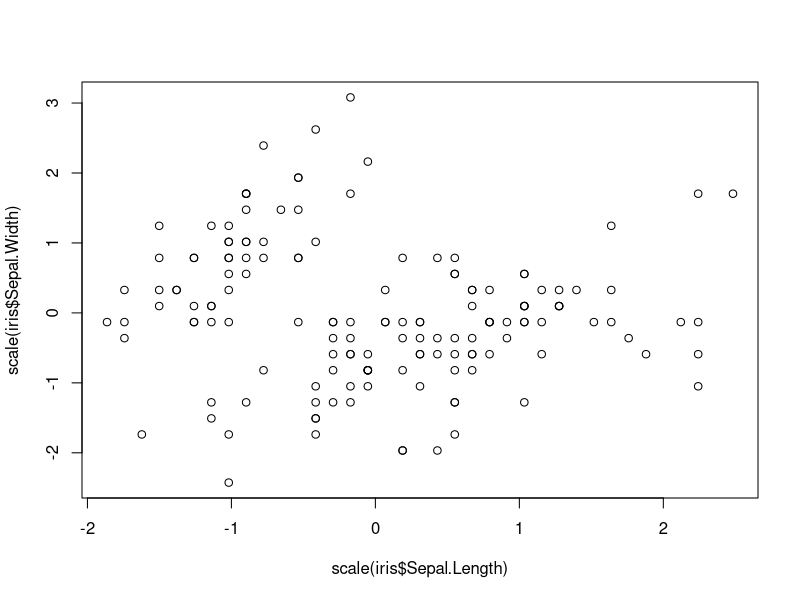
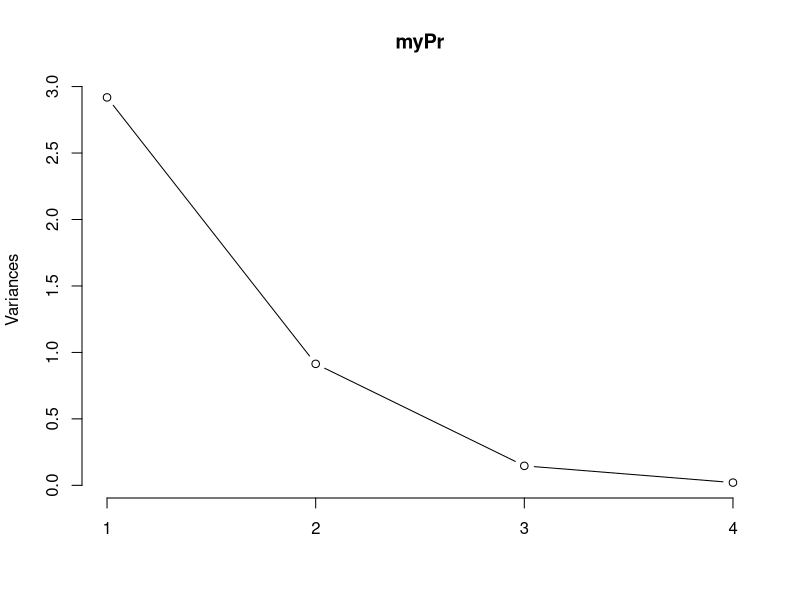
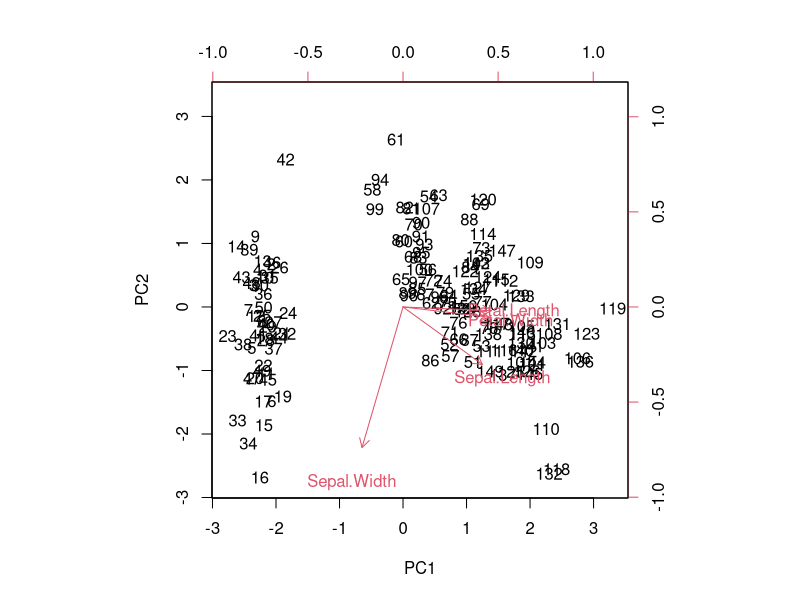
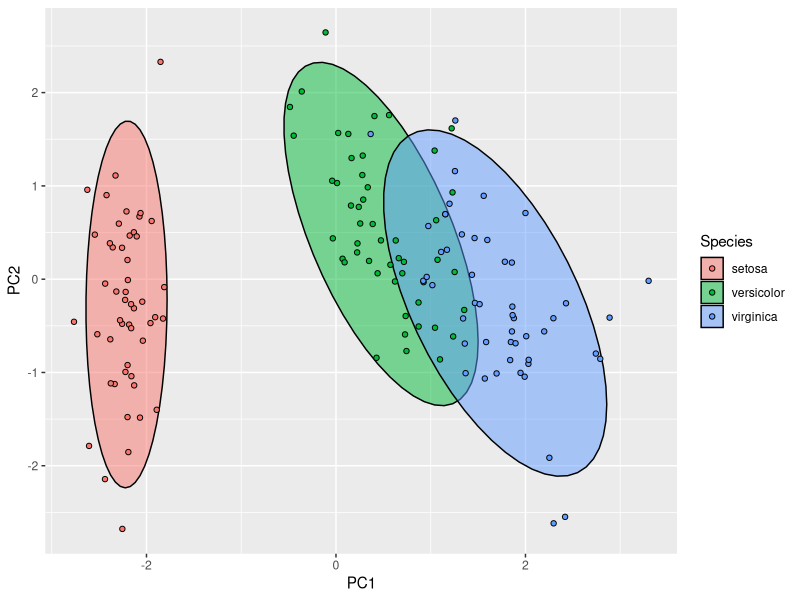

Write R code to recreate these figures, in order.
# https://www.youtube.com/watch?v=xKl4LJAXnEA
data(iris)
head(iris)
summary(iris)

# PCA
myPr <- prcomp(iris[,1:4], scale = TRUE)
plot(scale(iris$Sepal.Length), scale(iris$Sepal.Width))
myPr
summary(myPr)
plot(myPr, type = "l")
biplot(myPr, scale = 0)

# EXTRACT PC SCORES
str(myPr)
myPr$x
iris2 <- cbind(iris, myPr$x[,1:2])
head(iris2)

# PLOT WITH GGPLOT
library(ggplot2)
ggplot(iris2, aes(PC1, PC2, col = Species, fill = Species)) +
  stat_ellipse(geom = 'polygon', col = 'black', alpha = 0.5) +
  geom_point(shape = 21, col = 'black')

# CORRELATIONS BETWEEN VARIABLES AND PRINCIPAL COMPONENTS
cor(iris[,1:4], iris2[,6:7])
